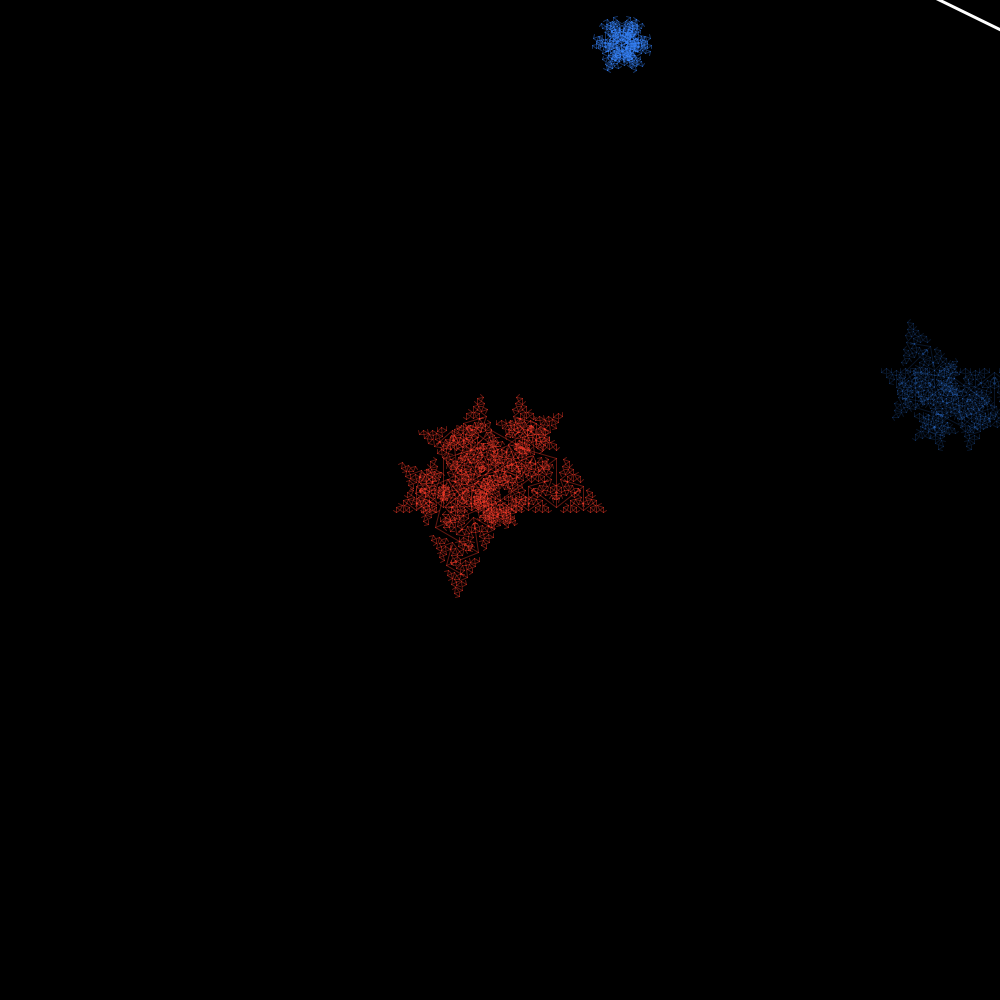
Frame 1 (no input)
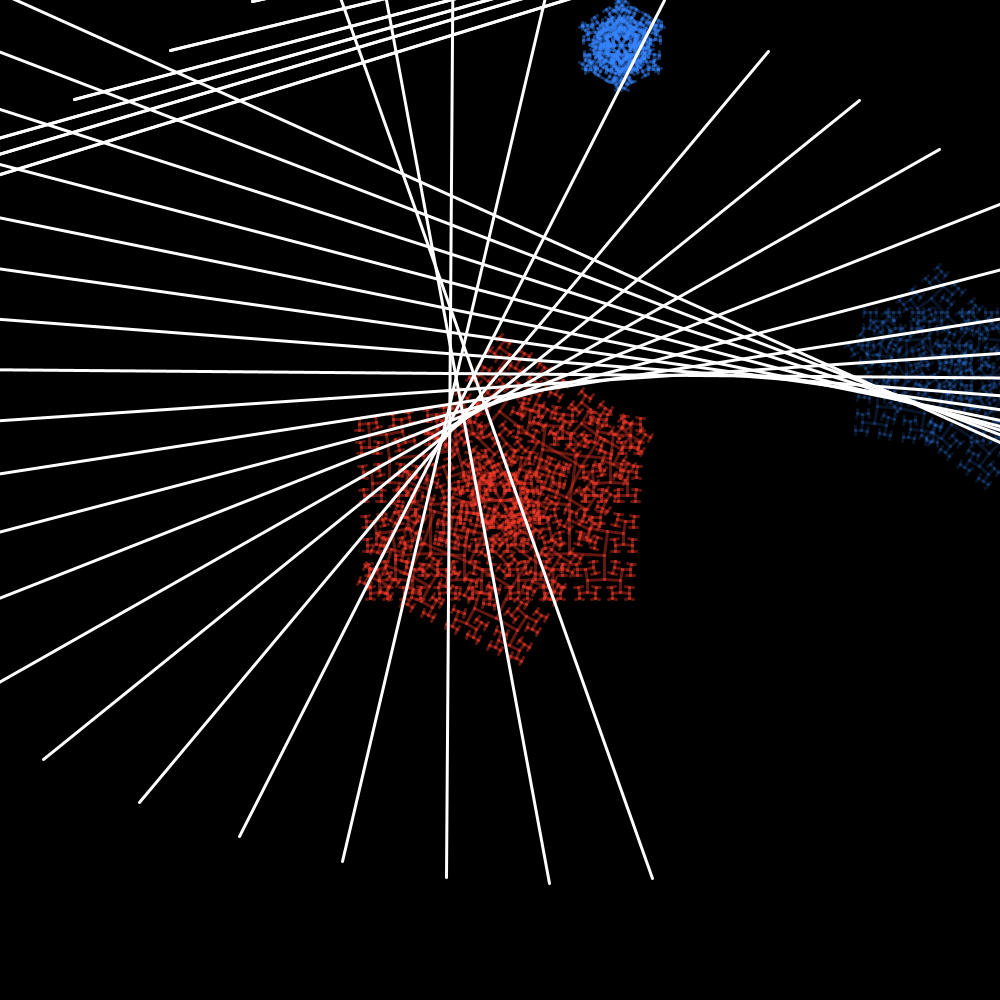
Frame 60 (the mouse pressed at the canvas centre just before this capture)
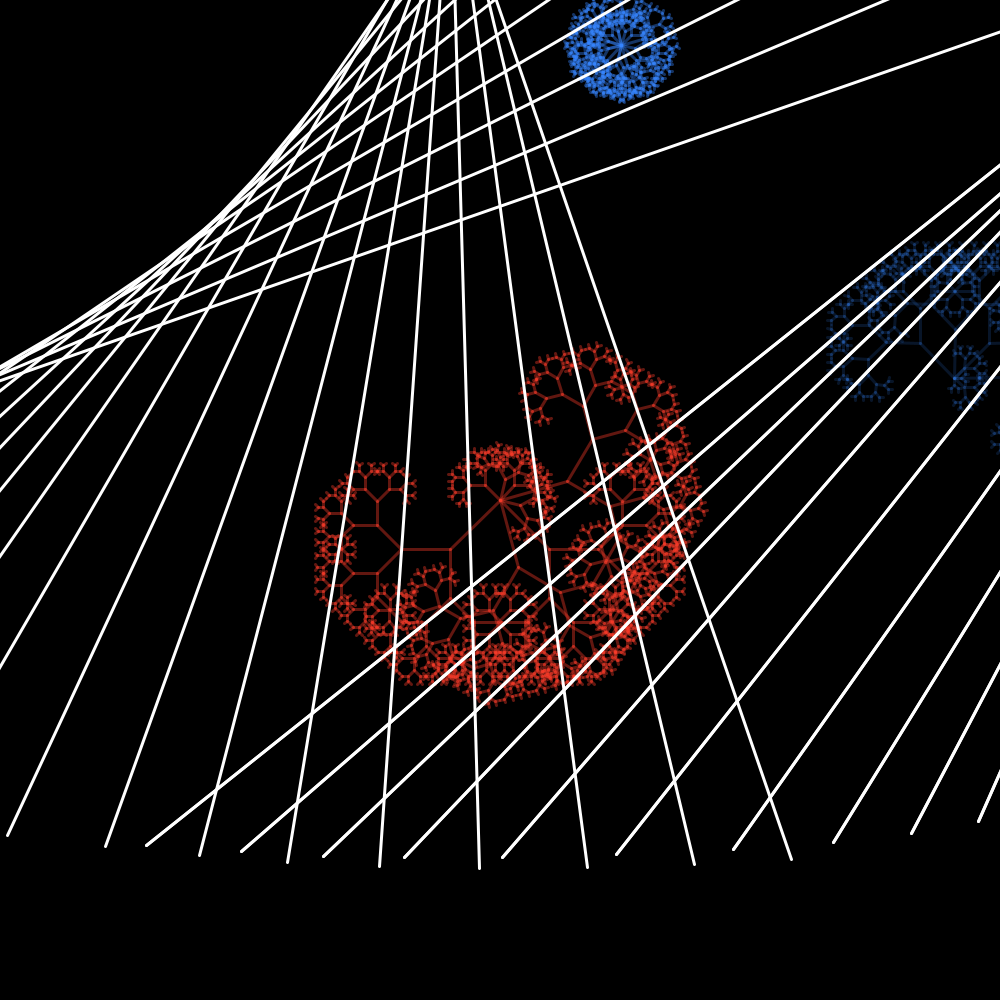
Frame 120 (the mouse held since frame 60 and released just before this capture)

The Processing sketch that drew these frames (run headless with seeded random() and noise(); from frame 60 on, the mouse is pressed at the canvas centre):

// Processing sketch: midtermtwo
// ── midtermtwo.pde



static final int LINES = 20;
float t;
float x;
float y;




//this is tree
float a;
float theta =random(0, 6.289); 
//tree above//





void setup() {
  size(1000, 1000);
  smooth();

}

void draw() {


  float xPos = constrain(x + random(-40, 40), 0, width);
  float yPos = constrain(y + random(-40, 40), 0, height);


  //tree
  translate(width/2, height/2);
  background(0);
  stroke(#FA3A28, 100);
  theta=theta+0.003;///(2*pi)
  branch(30);
  rotate(PI/3);
  branch(30);
  rotate(PI/3);
  branch(100);
  rotate(PI/3);
  branch(100);
  rotate(PI/3);

  //second tree 
  translate(width/3, height/3);
  stroke(#3684FF, 100);
  theta=theta+0.003;///(2*pi)
  branch(20);
  rotate(PI/3);
  branch(20);
  rotate(PI/3);
  branch(20);
  rotate(PI/3);
  branch(20);
  rotate(PI/3);

  //third tree 

  stroke(#3684FF, 100);
  theta=theta+0.003;///(2*pi)
  branch(30);
  rotate(PI/3);
  branch(30);
  rotate(PI/3);
  branch(30);
  rotate(PI/3);
  branch(30);
  rotate(PI/3);

  //fourth tree 
  translate(width/3, height/3);
  stroke(#3684FF, 40);
  theta=theta+0.003;///(2*pi)
  branch(70);
  rotate(PI/4);
  branch(70);
  rotate(PI/4);
  branch(20);
  rotate(PI/4);
  branch(10);
  rotate(PI/4);



  //this are trees above



  stroke(255);
  strokeWeight(3);



  translate(width/2, height/2);


  for (int i = 0; i < LINES; i ++) {
    
    line(x1(t +i), y1(t + i), x2(t + i), y2(t + i));
    line(x3(t +i/2), y3(t + i/2), x4(t + i/2), y4(t + i/2));
  }

  t += 0.5;
}



float x1(float t) {
  return sin(-t/10) * 1000 + sin(t /5 ) * 20;
}

float y1(float t) {
  return cos(t / 10) * 1000 + sin(t/5) * 50;
}

float x2(float t) {
  return sin(t/10) * 1000 + sin(t) * 2 + cos(t) * 10;
}

float y2(float t) {
  return cos(t / 20) * 1000 + cos(t /12) * 20;
}

float x3(float t) {
  return sin(-t / 50) * 1000 + sin(t) * 2 + cos(t) * 30;
}

float y3(float t) {
  return cos(t / 50) * 100 + cos(t /12) * 20;
}

float x4(float t) {
  return sin(-t / 10) * 1000 + sin(t) * 6 + cos(t) * 20;
}

float y4(float t) {
  return cos(t / 20) * 1000 + cos(t /10) * 20;
}




void branch(float h) {
  h *= 0.7;
  if (h > 3) {

    pushMatrix();   
    rotate(theta);  
    line(0, 0, 0, -h); 
    translate(0, -h);
    branch(h);    
    popMatrix();   
    pushMatrix();
    rotate(-theta);
    line(0, 0, 0, -h);
    translate(0, -h);
    branch(h);
    popMatrix();
  }
}


///reference http://www.openprocessing.org/sketch/108420
